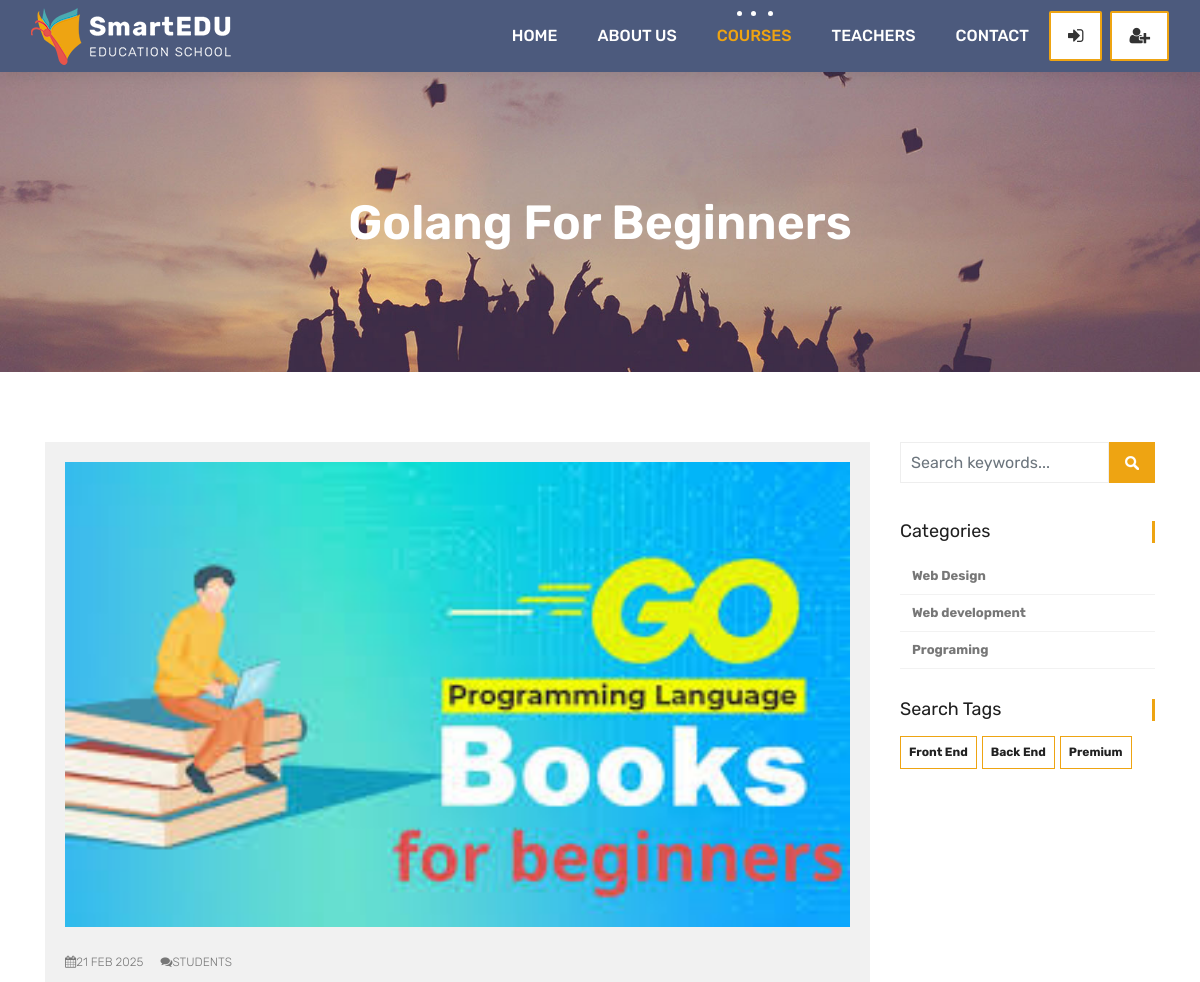
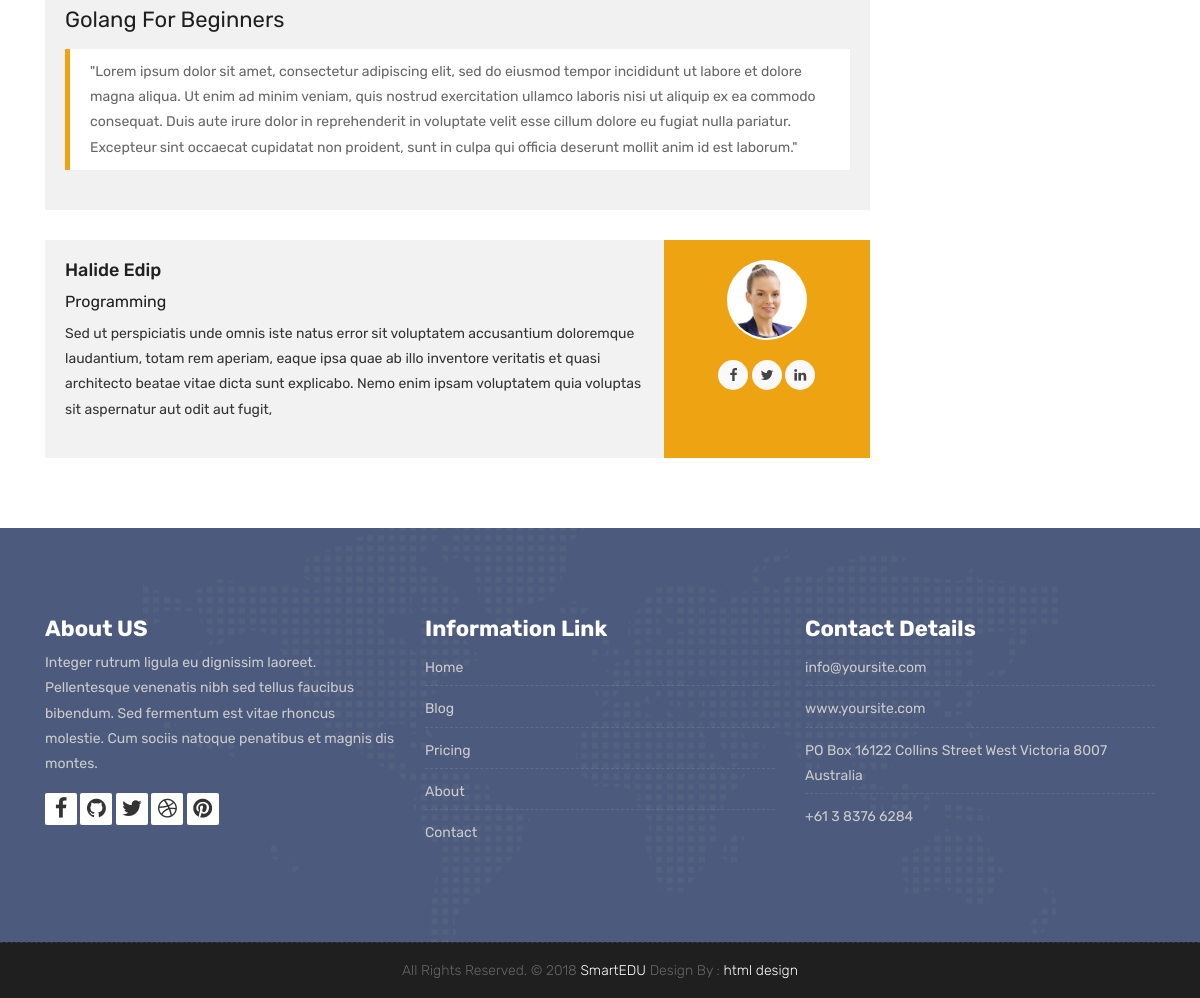
The app's page /courses/programing/4/ with its own data (2 pictures, top to bottom).
### courses/models.py (models this page shows, shortened)
class Course(models.Model):
    teacher=models.ForeignKey(Teacher,null=True, on_delete=models.CASCADE)
    name=models.CharField(max_length=200, unique=True, verbose_name="Kurs Adı ", help_text="Kurs adını yazınız")
    category=models.ForeignKey(Category,null=True,on_delete=models.DO_NOTHING)
    tags=models.ManyToManyField(Tag, blank=True, null=True)
    student=models.ManyToManyField(User, blank=True, related_name='courses_joined')
    description=models.TextField(blank=True,null=True)
    image = models.ImageField(upload_to="courses/%Y/%m/%d/", default="courses/default_course_image.jpg")
    date = models.DateTimeField(auto_now=True)
    available = models.BooleanField(default=True)

class Category(models.Model):
       name=models.CharField(max_length=50,null=True)
       slug=models.SlugField(max_length=50, unique=True, null=True)

class Tag(models.Model):
       name=models.CharField(max_length=50,null=True)
       slug=models.SlugField(max_length=50, unique=True, null=True)

### teachers/models.py (models this page shows, shortened)
class Teacher(models.Model):
     name=models.CharField(max_length=50)
     title=models.CharField(max_length=50)
     description=models.TextField(blank=True)
     image = models.ImageField(upload_to="courses/%Y/%m/%d/")
     facebook=models.URLField(max_length=100, blank=True)
     twitter=models.URLField(max_length=100, blank=True)
     linkedin=models.URLField(max_length=100, blank=True)
     youtube=models.URLField(max_length=100, blank=True)

### courses/views.py (the view)
# urls.py: path('<slug:category_slug>/<int:course_id>/', views.course_detail, name="course_detail"),
def course_detail(request, category_slug, course_id):
    current_user = request.user
    course = Course.objects.get(category__slug=category_slug, id = course_id)
    courses = Course.objects.all().order_by('-date')
    categories = categories = Category.objects.all()
    tags = Tag.objects.all()
    if current_user.is_authenticated:
        enrolled_courses = current_user.courses_joined.all()
    else:
        enrolled_courses = courses
    context = {
        'course': course,
        'enrolled_courses': enrolled_courses,
        'categories': categories,
        'tags': tags
    }
    return render(request, 'course.html', context)

### templates/course.html (shortened to what this page needs)
{% extends 'partials/_base.html' %}
{% block content %}
{% load static %}
	<div class="all-title-box">
		<div class="container text-center">
			<h1> {{course.name}}</span></h1>
		</div>
	</div>
    <div id="overviews" class="section wb">
        <div class="container">
            <div class="row">
                <div class="col-lg-9 blog-post-single">
                    <div class="blog-item">
						<div class="image-blog">
							<img src="{{course.image.url}}" alt="" class="img-fluid">
						</div>
						<div class="post-content">
							<div class="meta-info-blog">
								<span><i class="fa fa-calendar"></i>{{course.date|date:"d M Y "}}</span>
								<span><i class="fa fa-comments"></i>Students</span>
							</div>
							<div class="blog-title">
								<h2><a href="#" title=""></a>{{course.name}}</h2>
							</div>
							<div class="blog-desc">
								<blockquote class="default">
								     {{course.description}}
								</blockquote>
							</div>
						</div>
					</div>
					<div class="blog-author">
						<div class="author-bio">
							<h3 class="author_name"><a href="{% url 'teacher_detail' course.teacher.pk  %}">{{course.teacher.name}}</a></h3>
							<h5> {{course.teacher.title}}</a></h5>
							<p class="author_det">
								{{course.teacher.description}}
						</div>
						<div class="author-desc">
							<img src="{{course.teacher.image.url}}" alt="about author">
							<ul class="author-social">
								<li><a href="{{course.teacher.facebook}}"><i class="fa fa-facebook"></i></a></li>
								<li><a href="{{course.teacher.twitter}}"><i class="fa fa-twitter"></i></a></li>
								<li><a href="{{course.teacher.linkedin}}"><i class="fa fa-linkedin"></i></a></li>
							</ul>
						</div>
					</div>
                </div>
				<div class="col-lg-3 col-12 right-single">
					<div class="widget-search">
						<div class="site-search-area">
							<form method="get" id="site-searchform" action="#">
								<div>
									<input class="input-text form-control" name="search-k" id="search-k" placeholder="Search keywords..." type="text">
									<input id="searchsubmit" value="Search" type="submit">
								</div>
							</form>
						</div>
					</div>
					<div class="widget-categories">
						<h3 class="widget-title">Categories</h3>
						<ul>
							{% for category in categories%}
								<li><a href="{% url 'courses_by_category' category.slug %}"><b>{{category.name}}</b></a></li>
                            {% endfor  %}
						</ul>
					</div>
					<div class="widget-tags">
						<h3 class="widget-title">Search Tags</h3>
						<ul class="tags">
							{% for tag in tags %}
								<li><a href="{% url 'courses_by_tag' tag.slug %}"><b>{{tag.name}}</b></a></li>
                            {% endfor  %}
						</ul>
					</div>
				</div>
            </div>
        </div>
    </div>
    {% endblock %}

### templates/partials/_base.html (shortened to what this page needs)
{% load static %}
<!DOCTYPE html>
<html lang="en">
    <link rel="stylesheet"  href="{% static 'css/bootstrap.min.css' %}">
    <link rel="stylesheet" href= "{% static 'style.css' %}">
    <link rel="stylesheet" href="{% static 'css/versions.css' %}">
    <link rel="stylesheet" href=" {% static 'css/responsive.css' %}">
    <link rel="stylesheet" href="{% static 'css/custom.css' %}">
</head>
<body class="host_version">
	{% include "partials/_navbar.html" %}
    {% block content %}
    {% endblock  %}
	{% include "partials/_footer.html" %}

### templates/partials/_navbar.html (shortened to what this page needs)
	{% load static %}
	<header class="top-navbar">
		<nav class="navbar navbar-expand-lg navbar-light bg-light">
			<div class="container-fluid">
				<a class="navbar-brand" href="{% url 'index' %}">
					<img src="{% static 'images/logo.png' %}" alt="" />
				</a>
				<div class="collapse navbar-collapse" id="navbars-host">
					<ul class="navbar-nav ml-auto">
						<li class="nav-item {% if request.path == '/' %} active {% endif %}">
							<a class="nav-link" href="{% url 'index' %}">Home</a>
						</li>
						<li class="nav-item {% if 'about' in request.path %} active {% endif %}">
							<a class="nav-link" href="{% url 'about' %}">About Us</a>
						</li>
						<li class="nav-item {% if 'courses' in request.path %} active {% endif %}">
							<a class="nav-link" href="{% url 'courses' %}">Courses</a>
						</li>
						<li class="nav-item {% if 'teachers' in request.path %} active {% endif %}">
							<a class="nav-link" href="{% url 'teachers' %}">Teachers</a>
						</li>
						<li class="nav-item {% if 'contact' in request.path %} active {% endif %}">
							<a class="nav-link" href="{% url 'contact' %}">Contact</a>
						</li>
					</ul>
					<ul class="nav navbar-nav navbar-right">
						{% if user.is_authenticated %}
						<li><a class="hover-btn-new log orange mr-2" href="{% url 'dashboard'%}" ><span>{{ user.username }}</span></a></li>
						<li>
							<a class="hover-btn-new log orange" href="javascript:void(0);" onclick="document.getElementById('logout').submit();">
								<span><i class="fa fa-sign-out"></i></span>
							</a>
							<form action="{% url 'logout' %}" method="POST" id="logout">
								{% csrf_token %}
								<input type="hidden">
							</form>
						</li>
						{% else %}
						<li><a class="hover-btn-new log orange mr-2" href="{% url 'login'%}" ><span><i class="fa fa-sign-in"></i></span></a></li>
						<li><a class="hover-btn-new log orange " href="{% url 'register'%}" ><span><i class="fa fa-user-plus"></i></span></a></li>
						{% endif %}
					</ul>
				</div>
			</div>
		</nav>
	</header>

### templates/partials/_footer.html (shortened to what this page needs)
{% load static %}
<!DOCTYPE html>
<html lang="en">
<head>
</head>
<body>
<footer class="footer">
    <div class="container">
        <div class="row">
            <div class="col-lg-4 col-md-4 col-xs-12">
                <div class="widget clearfix">
                    <div class="widget-title">
                        <h3>About US</h3>
                    </div>
                    <p> Integer rutrum ligula eu dignissim laoreet. Pellentesque venenatis nibh sed tellus faucibus bibendum. Sed fermentum est vitae rhoncus molestie. Cum sociis natoque penatibus et magnis dis montes.</p>
                    <div class="footer-right">
                        <ul class="footer-links-soi">
                            <li><a href="#"><i class="fa fa-facebook"></i></a></li>
                            <li><a href="#"><i class="fa fa-github"></i></a></li>
                            <li><a href="#"><i class="fa fa-twitter"></i></a></li>
                            <li><a href="#"><i class="fa fa-dribbble"></i></a></li>
                            <li><a href="#"><i class="fa fa-pinterest"></i></a></li>
                        </ul>
                    </div>
                </div>
            </div>
            <div class="col-lg-4 col-md-4 col-xs-12">
                <div class="widget clearfix">
                    <div class="widget-title">
                        <h3>Information Link</h3>
                    </div>
                    <ul class="footer-links">
                        <li><a href="#">Home</a></li>
                        <li><a href="#">Blog</a></li>
                        <li><a href="#">Pricing</a></li>
                        <li><a href="#">About</a></li>
                        <li><a href="#">Contact</a></li>
                    </ul>
                </div>
            </div>
            <div class="col-lg-4 col-md-4 col-xs-12">
                <div class="widget clearfix">
                    <div class="widget-title">
                        <h3>Contact Details</h3>
                    </div>
                    <ul class="footer-links">
                        <li><a href="mailto:#">info@yoursite.com</a></li>
                        <li><a href="#">www.yoursite.com</a></li>
                        <li>PO Box 16122 Collins Street West Victoria 8007 Australia</li>
                        <li>+61 3 8376 6284</li>
                    </ul>
                </div>
            </div>
        </div>
    </div>
</footer>
<div class="copyrights">
    <div class="container">
        <div class="footer-distributed">
            <div class="footer-center">
                <p class="footer-company-name">All Rights Reserved. &copy; 2018 <a href="#">SmartEDU</a> Design By : <a href="https://html.design/">html design</a></p>
            </div>
        </div>
    </div>
</div>
</body>
</html>

### records on screen
Course: name "Golang For Beginners", image (picture), date "21 FEB 2025", description "\"Lorem ipsum dolor sit amet, consectetur adipiscing elit, sed do eiusmod tempor incididunt ut labore et dolore magna aliqua. Ut enim ad minim veniam, quis nostrud exercitation ullamco laboris nisi ut aliquip ex ea commodo consequat. Duis aute irure dolor in reprehenderit in voluptate velit esse cillum dolore eu fugiat nulla pariatur. Excepteur sint occaecat cupidatat non proident, sunt in culpa qui officia deserunt mollit anim id est laborum.\"", teacher.name "Halide Edip", teacher "Programming", teacher.description "Sed ut perspiciatis unde omnis iste natus error sit voluptatem accusantium doloremque laudantium, totam rem aperiam, eaque ipsa quae ab illo inventore veritatis et quasi architecto beatae vitae dicta sunt explicabo. Nemo enim ipsam voluptatem quia voluptas sit aspernatur aut odit aut fugit,", teacher.image (picture)
Category: name "Web Design"
Category: name "Web development"
Category: name "Programing"
Tag: name "Front End"
Tag: name "Back End"
Tag: name "Premium"
